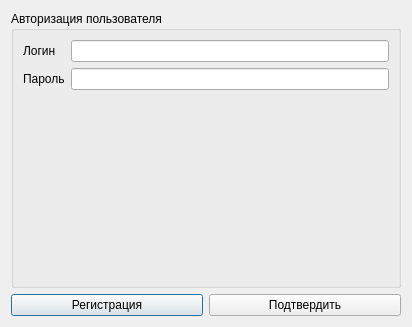
<?xml version="1.0" encoding="UTF-8"?>
<ui version="4.0">
 <class>ExtraFunction</class>
 <widget class="QDialog" name="ExtraFunction">
  <property name="geometry">
   <rect>
    <x>0</x>
    <y>0</y>
    <width>412</width>
    <height>327</height>
   </rect>
  </property>
  <property name="windowTitle">
   <string>Dialog</string>
  </property>
  <layout class="QGridLayout" name="gridLayout">
   <item row="1" column="0">
    <widget class="QPushButton" name="pushButton_2">
     <property name="text">
      <string>Регистрация</string>
     </property>
    </widget>
   </item>
   <item row="1" column="1">
    <widget class="QPushButton" name="pushButton">
     <property name="text">
      <string>Подтвердить</string>
     </property>
    </widget>
   </item>
   <item row="0" column="0" colspan="2">
    <widget class="QGroupBox" name="groupBox">
     <property name="title">
      <string>Авторизация пользователя</string>
     </property>
     <layout class="QFormLayout" name="formLayout">
      <item row="0" column="0">
       <widget class="QLabel" name="label_2">
        <property name="text">
         <string>Логин</string>
        </property>
       </widget>
      </item>
      <item row="0" column="1">
       <widget class="QLineEdit" name="Login"/>
      </item>
      <item row="1" column="0">
       <widget class="QLabel" name="label_3">
        <property name="text">
         <string>Пароль</string>
        </property>
       </widget>
      </item>
      <item row="1" column="1">
       <widget class="QLineEdit" name="Password">
        <property name="echoMode">
         <enum>QLineEdit::Password</enum>
        </property>
       </widget>
      </item>
     </layout>
    </widget>
   </item>
  </layout>
 </widget>
 <tabstops>
  <tabstop>Login</tabstop>
  <tabstop>Password</tabstop>
  <tabstop>pushButton</tabstop>
  <tabstop>pushButton_2</tabstop>
 </tabstops>
 <resources/>
 <connections/>
</ui>
